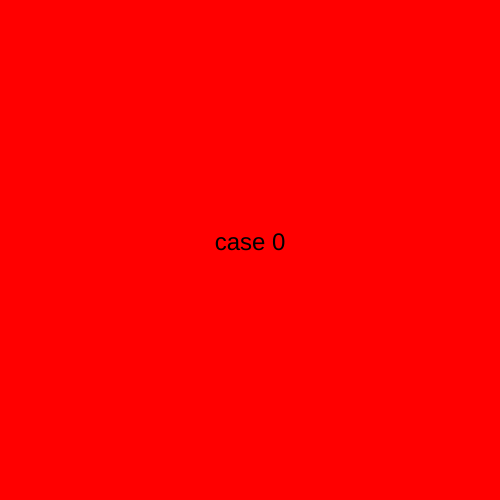
Frame 1 (no input)
Frame 60 (no input): identical to frame 1, image omitted
Frame 120 (the mouse pressed at the canvas centre since frame 60): identical to frame 1, image omitted

The p5.js sketch that drew this single still picture (run headless with seeded random() and noise() and a simulated clock; from frame 60 on, the mouse is pressed at the canvas centre):

// p5.js sketch
// ── sketch.js
let state = 0 ;

function setup() {
  createCanvas(500, 500);
  textSize(24) ;
  textAlign(CENTER) ;
}

function draw() {

  switch(state) {

    case 0 :
      background('red');
      text("case 0", 250, 250);
    break ;

    case 1:
      background('green');
      text("case 1", 250, 250);
    break ;

    case 2:
      background('blue');
      text("case 2", 250, 250);
    break;


  }
}

function mouseReleased() {
  state++ ;
  if (state > 3) {
    state = 0 ;
    
  }

}
